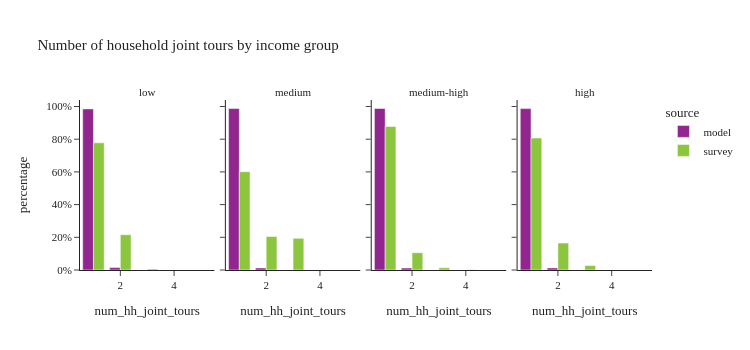

Source (notebook cell):
### Code cell
plot_joint_tour_segment(joint_hh_data, 'income_group', "Number of household joint tours by income group")

### Figure 1 — Plotly figure (JSON) as saved in the notebook; plotly's stock layout.template omitted (floating-point values rounded to 4 significant figures)
{"data": [{"alignmentgroup": "True", "customdata": [[16351], [242]], "hovertemplate": "source=model<br>income_group=low<br>num_hh_joint_tours=%{x}<br>percentage=%{y}<br>sample_size=%{customdata[0]}<extra></extra>", "legendgroup": "model", "marker": {"color": "#91268F", "pattern": {"shape": ""}}, "name": "model", "offsetgroup": "model", "orientation": "v", "showlegend": true, "textposition": "auto", "type": "bar", "x": [1.0, 2.0], "xaxis": "x", "y": [0.9854, 0.01458], "yaxis": "y"}, {"alignmentgroup": "True", "customdata": [[27282], [346]], "hovertemplate": "source=model<br>income_group=medium<br>num_hh_joint_tours=%{x}<br>percentage=%{y}<br>sample_size=%{customdata[0]}<extra></extra>", "legendgroup": "model", "marker": {"color": "#91268F", "pattern": {"shape": ""}}, "name": "model", "offsetgroup": "model", "orientation": "v", "showlegend": false, "textposition": "auto", "type": "bar", "x": [1.0, 2.0], "xaxis": "x2", "y": [0.9875, 0.01252], "yaxis": "y2"}, {"alignmentgroup": "True", "customdata": [[32427], [402]], "hovertemplate": "source=model<br>income_group=medium-high<br>num_hh_joint_tours=%{x}<br>percentage=%{y}<br>sample_size=%{customdata[0]}<extra></extra>", "legendgroup": "model", "marker": {"color": "#91268F", "pattern": {"shape": ""}}, "name": "model", "offsetgroup": "model", "orientation": "v", "showlegend": false, "textposition": "auto", "type": "bar", "x": [1.0, 2.0], "xaxis": "x3", "y": [0.9878, 0.01225], "yaxis": "y3"}, {"alignmentgroup": "True", "customdata": [[35079], [461]], "hovertemplate": "source=model<br>income_group=high<br>num_hh_joint_tours=%{x}<br>percentage=%{y}<br>sample_size=%{customdata[0]}<extra></extra>", "legendgroup": "model", "marker": {"color": "#91268F", "pattern": {"shape": ""}}, "name": "model", "offsetgroup": "model", "orientation": "v", "showlegend": false, "textposition": "auto", "type": "bar", "x": [1.0, 2.0], "xaxis": "x4", "y": [0.987, 0.01297], "yaxis": "y4"}, {"alignmentgroup": "True", "customdata": [[40], [10], [3]], "hovertemplate": "source=survey<br>income_group=low<br>num_hh_joint_tours=%{x}<br>percentage=%{y}<br>sample_size=%{customdata[0]}<extra></extra>", "legendgroup": "survey", "marker": {"color": "#8CC63E", "pattern": {"shape": ""}}, "name": "survey", "offsetgroup": "survey", "orientation": "v", "showlegend": true, "textposition": "auto", "type": "bar", "x": [1.0, 2.0, 3.0], "xaxis": "x", "y": [0.7777, 0.2159, 0.006338], "yaxis": "y"}, {"alignmentgroup": "True", "customdata": [[41], [9], [3]], "hovertemplate": "source=survey<br>income_group=medium<br>num_hh_joint_tours=%{x}<br>percentage=%{y}<br>sample_size=%{customdata[0]}<extra></extra>", "legendgroup": "survey", "marker": {"color": "#8CC63E", "pattern": {"shape": ""}}, "name": "survey", "offsetgroup": "survey", "orientation": "v", "showlegend": false, "textposition": "auto", "type": "bar", "x": [1.0, 2.0, 3.0], "xaxis": "x2", "y": [0.6013, 0.205, 0.1937], "yaxis": "y2"}, {"alignmentgroup": "True", "customdata": [[123], [25], [6], [2]], "hovertemplate": "source=survey<br>income_group=medium-high<br>num_hh_joint_tours=%{x}<br>percentage=%{y}<br>sample_size=%{customdata[0]}<extra></extra>", "legendgroup": "survey", "marker": {"color": "#8CC63E", "pattern": {"shape": ""}}, "name": "survey", "offsetgroup": "survey", "orientation": "v", "showlegend": false, "textposition": "auto", "type": "bar", "x": [1.0, 2.0, 3.0, 4.0], "xaxis": "x3", "y": [0.8783, 0.106, 0.01381, 0.001853], "yaxis": "y3"}, {"alignmentgroup": "True", "customdata": [[160], [39], [11], [1], [1]], "hovertemplate": "source=survey<br>income_group=high<br>num_hh_joint_tours=%{x}<br>percentage=%{y}<br>sample_size=%{customdata[0]}<extra></extra>", "legendgroup": "survey", "marker": {"color": "#8CC63E", "pattern": {"shape": ""}}, "name": "survey", "offsetgroup": "survey", "orientation": "v", "showlegend": false, "textposition": "auto", "type": "bar", "x": [1.0, 2.0, 3.0, 4.0, 5.0], "xaxis": "x4", "y": [0.8071, 0.1648, 0.02712, 0.0006783, 0.000311], "yaxis": "y4"}], "layout": {"annotations": [{"font": {}, "showarrow": false, "text": "low", "x": 0.1175, "xanchor": "center", "xref": "paper", "y": 1.0, "yanchor": "bottom", "yref": "paper"}, {"font": {}, "showarrow": false, "text": "medium", "x": 0.3725, "xanchor": "center", "xref": "paper", "y": 1.0, "yanchor": "bottom", "yref": "paper"}, {"font": {}, "showarrow": false, "text": "medium-high", "x": 0.6275, "xanchor": "center", "xref": "paper", "y": 1.0, "yanchor": "bottom", "yref": "paper"}, {"font": {}, "showarrow": false, "text": "high", "x": 0.8825, "xanchor": "center", "xref": "paper", "y": 1.0, "yanchor": "bottom", "yref": "paper"}], "barmode": "group", "height": 350, "legend": {"title": {"text": "source"}, "tracegroupgap": 0}, "title": {"text": "Number of household joint tours by income group"}, "width": 750, "xaxis": {"anchor": "y", "domain": [0.0, 0.235], "title": {"text": "num_hh_joint_tours"}}, "xaxis2": {"anchor": "y2", "domain": [0.255, 0.49], "matches": "x", "title": {"text": "num_hh_joint_tours"}}, "xaxis3": {"anchor": "y3", "domain": [0.51, 0.745], "matches": "x", "title": {"text": "num_hh_joint_tours"}}, "xaxis4": {"anchor": "y4", "domain": [0.765, 1.0], "matches": "x", "title": {"text": "num_hh_joint_tours"}}, "yaxis": {"anchor": "x", "domain": [0.0, 1.0], "tickformat": ".0%", "title": {"text": "percentage"}}, "yaxis2": {"anchor": "x2", "domain": [0.0, 1.0], "matches": "y", "showticklabels": false, "tickformat": ".0%"}, "yaxis3": {"anchor": "x3", "domain": [0.0, 1.0], "matches": "y", "showticklabels": false}, "yaxis4": {"anchor": "x4", "domain": [0.0, 1.0], "matches": "y", "showticklabels": false}}}
